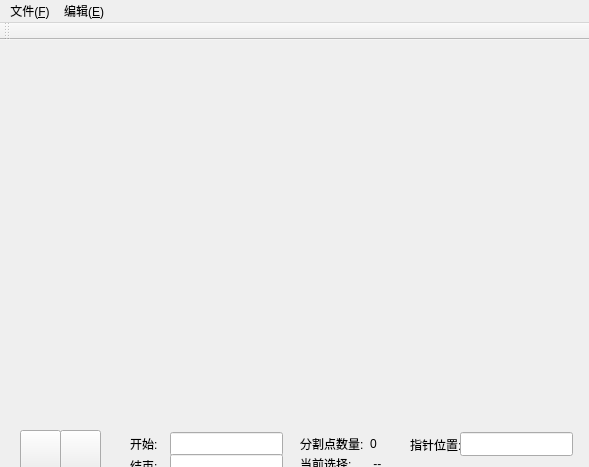
<?xml version="1.0" encoding="UTF-8"?>
<ui version="4.0">
 <class>Spliter</class>
 <widget class="QMainWindow" name="Spliter">
  <property name="geometry">
   <rect>
    <x>0</x>
    <y>0</y>
    <width>589</width>
    <height>467</height>
   </rect>
  </property>
  <property name="windowTitle">
   <string>Spliter</string>
  </property>
  <widget class="QWidget" name="centralWidget">
   <widget class="QWidget" name="PlayBackWidget" native="true">
    <property name="geometry">
     <rect>
      <x>0</x>
      <y>390</y>
      <width>591</width>
      <height>51</height>
     </rect>
    </property>
    <widget class="QPushButton" name="Player_Play">
     <property name="geometry">
      <rect>
       <x>20</x>
       <y>0</y>
       <width>41</width>
       <height>41</height>
      </rect>
     </property>
     <property name="text">
      <string/>
     </property>
     <property name="icon">
      <iconset resource="uirc.qrc">
       <normaloff>:/PlayBackIcons/media-playback-start.png</normaloff>:/PlayBackIcons/media-playback-start.png</iconset>
     </property>
     <property name="iconSize">
      <size>
       <width>24</width>
       <height>24</height>
      </size>
     </property>
    </widget>
    <widget class="QPushButton" name="Player_Stop">
     <property name="geometry">
      <rect>
       <x>60</x>
       <y>0</y>
       <width>41</width>
       <height>41</height>
      </rect>
     </property>
     <property name="text">
      <string/>
     </property>
     <property name="icon">
      <iconset resource="uirc.qrc">
       <normaloff>:/PlayBackIcons/media-playback-stop.png</normaloff>:/PlayBackIcons/media-playback-stop.png</iconset>
     </property>
     <property name="iconSize">
      <size>
       <width>24</width>
       <height>24</height>
      </size>
     </property>
    </widget>
    <widget class="QLabel" name="label">
     <property name="geometry">
      <rect>
       <x>410</x>
       <y>6</y>
       <width>55</width>
       <height>17</height>
      </rect>
     </property>
     <property name="text">
      <string>指针位置:</string>
     </property>
    </widget>
    <widget class="QLabel" name="label_2">
     <property name="geometry">
      <rect>
       <x>300</x>
       <y>5</y>
       <width>71</width>
       <height>17</height>
      </rect>
     </property>
     <property name="text">
      <string>分割点数量:</string>
     </property>
    </widget>
    <widget class="QLabel" name="SplitPointCount">
     <property name="geometry">
      <rect>
       <x>370</x>
       <y>5</y>
       <width>31</width>
       <height>17</height>
      </rect>
     </property>
     <property name="text">
      <string>0</string>
     </property>
    </widget>
    <widget class="QLineEdit" name="PointerDisplay">
     <property name="geometry">
      <rect>
       <x>460</x>
       <y>2</y>
       <width>113</width>
       <height>24</height>
      </rect>
     </property>
    </widget>
    <widget class="QLineEdit" name="TimeStartDisplay">
     <property name="geometry">
      <rect>
       <x>170</x>
       <y>2</y>
       <width>113</width>
       <height>24</height>
      </rect>
     </property>
    </widget>
    <widget class="QLineEdit" name="TimeEndDisplay">
     <property name="geometry">
      <rect>
       <x>170</x>
       <y>24</y>
       <width>113</width>
       <height>24</height>
      </rect>
     </property>
    </widget>
    <widget class="QLabel" name="label_3">
     <property name="geometry">
      <rect>
       <x>130</x>
       <y>6</y>
       <width>31</width>
       <height>16</height>
      </rect>
     </property>
     <property name="text">
      <string>开始:</string>
     </property>
    </widget>
    <widget class="QLabel" name="label_4">
     <property name="geometry">
      <rect>
       <x>130</x>
       <y>28</y>
       <width>31</width>
       <height>16</height>
      </rect>
     </property>
     <property name="text">
      <string>结束:</string>
     </property>
    </widget>
    <widget class="QLabel" name="SplitPointActived">
     <property name="geometry">
      <rect>
       <x>370</x>
       <y>25</y>
       <width>201</width>
       <height>17</height>
      </rect>
     </property>
     <property name="text">
      <string> -- </string>
     </property>
    </widget>
    <widget class="QLabel" name="label_5">
     <property name="geometry">
      <rect>
       <x>300</x>
       <y>25</y>
       <width>71</width>
       <height>17</height>
      </rect>
     </property>
     <property name="text">
      <string>当前选择:</string>
     </property>
    </widget>
   </widget>
  </widget>
  <widget class="QMenuBar" name="menuBar">
   <property name="geometry">
    <rect>
     <x>0</x>
     <y>0</y>
     <width>589</width>
     <height>22</height>
    </rect>
   </property>
   <widget class="QMenu" name="menu_F">
    <property name="title">
     <string>文件(&amp;F)</string>
    </property>
    <addaction name="action_SCONF_O"/>
    <addaction name="action_WAVE"/>
    <addaction name="separator"/>
    <addaction name="action_SCONF"/>
    <addaction name="action_SCONF_2"/>
    <addaction name="separator"/>
    <addaction name="action_X"/>
   </widget>
   <widget class="QMenu" name="menu_E">
    <property name="title">
     <string>编辑(&amp;E)</string>
    </property>
    <addaction name="action_5"/>
    <addaction name="action_6"/>
    <addaction name="action"/>
    <addaction name="separator"/>
    <addaction name="action_12"/>
    <addaction name="separator"/>
    <addaction name="action_11"/>
   </widget>
   <addaction name="menu_F"/>
   <addaction name="menu_E"/>
  </widget>
  <widget class="QToolBar" name="mainToolBar">
   <attribute name="toolBarArea">
    <enum>TopToolBarArea</enum>
   </attribute>
   <attribute name="toolBarBreak">
    <bool>false</bool>
   </attribute>
  </widget>
  <action name="action_SCONF_O">
   <property name="text">
    <string>打开SCONF(&amp;O)</string>
   </property>
   <property name="shortcut">
    <string>Ctrl+O</string>
   </property>
  </action>
  <action name="action_WAVE">
   <property name="text">
    <string>打开WAVE</string>
   </property>
   <property name="shortcut">
    <string>Ctrl+Shift+O</string>
   </property>
  </action>
  <action name="action_SCONF">
   <property name="text">
    <string>保存SCONF(&amp;S)</string>
   </property>
   <property name="shortcut">
    <string>Ctrl+S</string>
   </property>
  </action>
  <action name="action_SCONF_2">
   <property name="text">
    <string>另存为SCONF(&amp;A)</string>
   </property>
  </action>
  <action name="action_X">
   <property name="text">
    <string>退出(&amp;X)</string>
   </property>
   <property name="shortcut">
    <string>Ctrl+Q</string>
   </property>
  </action>
  <action name="action_5">
   <property name="text">
    <string>添加分割点</string>
   </property>
   <property name="shortcut">
    <string>A</string>
   </property>
  </action>
  <action name="action_6">
   <property name="text">
    <string>删除分割点</string>
   </property>
   <property name="shortcut">
    <string>D</string>
   </property>
  </action>
  <action name="action_11">
   <property name="checkable">
    <bool>true</bool>
   </property>
   <property name="text">
    <string>指针随播放移动</string>
   </property>
  </action>
  <action name="action_12">
   <property name="text">
    <string>播放/暂停</string>
   </property>
   <property name="shortcut">
    <string>Space</string>
   </property>
  </action>
  <action name="action">
   <property name="text">
    <string>排序分割点缓冲区</string>
   </property>
   <property name="shortcut">
    <string>F5</string>
   </property>
  </action>
 </widget>
 <layoutdefault spacing="6" margin="11"/>
 <resources>
  <include location="uirc.qrc"/>
 </resources>
 <connections/>
</ui>
